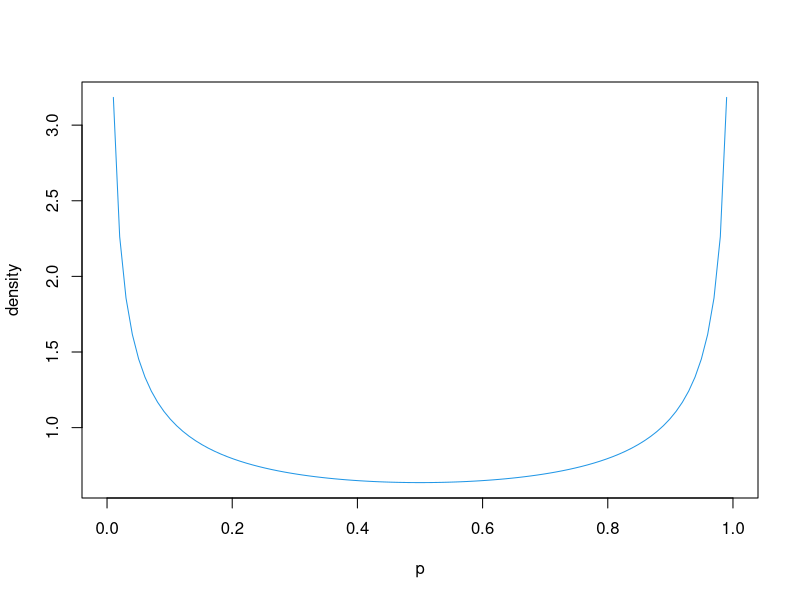

R code for this plot:
## ---- chunk 1
p = seq(0,1, length=100)
plot(p, dbeta(p, 0.5, 0.5), ylab="density", type ="l", col=4)
